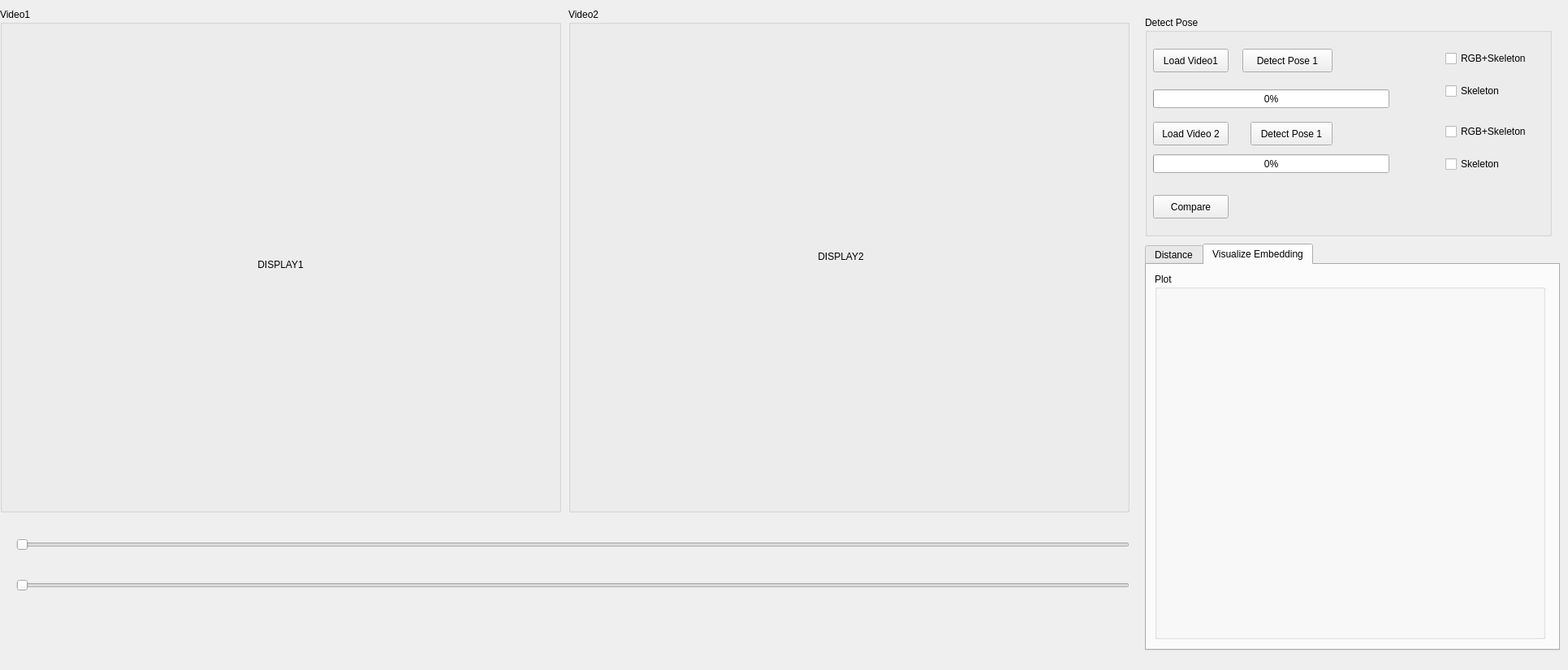
<?xml version="1.0" encoding="UTF-8"?>
<ui version="4.0">
 <class>Widget</class>
 <widget class="QWidget" name="Widget">
  <property name="geometry">
   <rect>
    <x>0</x>
    <y>0</y>
    <width>1931</width>
    <height>825</height>
   </rect>
  </property>
  <property name="windowTitle">
   <string>Widget</string>
  </property>
  <widget class="QGroupBox" name="groupBox">
   <property name="geometry">
    <rect>
     <x>0</x>
     <y>10</y>
     <width>691</width>
     <height>621</height>
    </rect>
   </property>
   <property name="title">
    <string>Video1</string>
   </property>
   <widget class="QLabel" name="image_label_1">
    <property name="geometry">
     <rect>
      <x>20</x>
      <y>30</y>
      <width>651</width>
      <height>571</height>
     </rect>
    </property>
    <property name="text">
     <string>DISPLAY1</string>
    </property>
    <property name="alignment">
     <set>Qt::AlignCenter</set>
    </property>
   </widget>
  </widget>
  <widget class="QGroupBox" name="groupBox_2">
   <property name="geometry">
    <rect>
     <x>700</x>
     <y>10</y>
     <width>691</width>
     <height>621</height>
    </rect>
   </property>
   <property name="title">
    <string>Video2</string>
   </property>
   <widget class="QLabel" name="image_label_2">
    <property name="geometry">
     <rect>
      <x>10</x>
      <y>20</y>
      <width>651</width>
      <height>571</height>
     </rect>
    </property>
    <property name="text">
     <string>DISPLAY2</string>
    </property>
    <property name="alignment">
     <set>Qt::AlignCenter</set>
    </property>
   </widget>
  </widget>
  <widget class="QGroupBox" name="groupBox_3">
   <property name="geometry">
    <rect>
     <x>1410</x>
     <y>20</y>
     <width>501</width>
     <height>271</height>
    </rect>
   </property>
   <property name="title">
    <string>Detect Pose</string>
   </property>
   <widget class="QPushButton" name="load_video_btn1">
    <property name="geometry">
     <rect>
      <x>10</x>
      <y>40</y>
      <width>93</width>
      <height>29</height>
     </rect>
    </property>
    <property name="text">
     <string>Load Video1</string>
    </property>
   </widget>
   <widget class="QPushButton" name="load_video_btn2">
    <property name="geometry">
     <rect>
      <x>10</x>
      <y>130</y>
      <width>93</width>
      <height>29</height>
     </rect>
    </property>
    <property name="text">
     <string>Load Video 2</string>
    </property>
   </widget>
   <widget class="QProgressBar" name="progressBar1">
    <property name="geometry">
     <rect>
      <x>10</x>
      <y>90</y>
      <width>291</width>
      <height>23</height>
     </rect>
    </property>
    <property name="value">
     <number>0</number>
    </property>
   </widget>
   <widget class="QProgressBar" name="progressBar2">
    <property name="geometry">
     <rect>
      <x>10</x>
      <y>170</y>
      <width>291</width>
      <height>23</height>
     </rect>
    </property>
    <property name="value">
     <number>0</number>
    </property>
   </widget>
   <widget class="QPushButton" name="compare_btn">
    <property name="geometry">
     <rect>
      <x>10</x>
      <y>220</y>
      <width>93</width>
      <height>29</height>
     </rect>
    </property>
    <property name="text">
     <string>Compare</string>
    </property>
   </widget>
   <widget class="QPushButton" name="detect_pose_btn1">
    <property name="geometry">
     <rect>
      <x>120</x>
      <y>40</y>
      <width>111</width>
      <height>29</height>
     </rect>
    </property>
    <property name="text">
     <string>Detect Pose 1</string>
    </property>
   </widget>
   <widget class="QPushButton" name="detect_pose_btn2">
    <property name="geometry">
     <rect>
      <x>130</x>
      <y>130</y>
      <width>101</width>
      <height>29</height>
     </rect>
    </property>
    <property name="text">
     <string>Detect Pose 1</string>
    </property>
   </widget>
   <widget class="QCheckBox" name="checkBox1">
    <property name="geometry">
     <rect>
      <x>370</x>
      <y>40</y>
      <width>121</width>
      <height>24</height>
     </rect>
    </property>
    <property name="text">
     <string>RGB+Skeleton</string>
    </property>
   </widget>
   <widget class="QCheckBox" name="checkBox2">
    <property name="geometry">
     <rect>
      <x>370</x>
      <y>130</y>
      <width>111</width>
      <height>24</height>
     </rect>
    </property>
    <property name="text">
     <string>RGB+Skeleton</string>
    </property>
   </widget>
   <widget class="QCheckBox" name="checkBox1_2">
    <property name="geometry">
     <rect>
      <x>370</x>
      <y>80</y>
      <width>111</width>
      <height>24</height>
     </rect>
    </property>
    <property name="text">
     <string>Skeleton</string>
    </property>
   </widget>
   <widget class="QCheckBox" name="checkBox2_2">
    <property name="geometry">
     <rect>
      <x>370</x>
      <y>170</y>
      <width>111</width>
      <height>24</height>
     </rect>
    </property>
    <property name="text">
     <string>Skeleton</string>
    </property>
   </widget>
  </widget>
  <widget class="QSlider" name="frame_no_slider">
   <property name="geometry">
    <rect>
     <x>20</x>
     <y>660</y>
     <width>1371</width>
     <height>22</height>
    </rect>
   </property>
   <property name="orientation">
    <enum>Qt::Horizontal</enum>
   </property>
  </widget>
  <widget class="QSlider" name="frame_no_slider_2">
   <property name="geometry">
    <rect>
     <x>20</x>
     <y>710</y>
     <width>1371</width>
     <height>22</height>
    </rect>
   </property>
   <property name="orientation">
    <enum>Qt::Horizontal</enum>
   </property>
  </widget>
  <widget class="QTabWidget" name="tabWidget">
   <property name="geometry">
    <rect>
     <x>1410</x>
     <y>300</y>
     <width>511</width>
     <height>501</height>
    </rect>
   </property>
   <property name="currentIndex">
    <number>1</number>
   </property>
   <widget class="QWidget" name="tab">
    <attribute name="title">
     <string>Distance</string>
    </attribute>
    <widget class="QGroupBox" name="groupBox_4">
     <property name="geometry">
      <rect>
       <x>10</x>
       <y>10</y>
       <width>491</width>
       <height>451</height>
      </rect>
     </property>
     <property name="title">
      <string>Plot</string>
     </property>
     <widget class="QWidget" name="gridLayoutWidget">
      <property name="geometry">
       <rect>
        <x>10</x>
        <y>30</y>
        <width>481</width>
        <height>411</height>
       </rect>
      </property>
      <layout class="QGridLayout" name="gridLayout"/>
     </widget>
    </widget>
   </widget>
   <widget class="QWidget" name="tab_2">
    <attribute name="title">
     <string>Visualize Embedding</string>
    </attribute>
    <widget class="QGroupBox" name="groupBox_5">
     <property name="geometry">
      <rect>
       <x>10</x>
       <y>10</y>
       <width>481</width>
       <height>451</height>
      </rect>
     </property>
     <property name="title">
      <string>Plot</string>
     </property>
     <widget class="QWidget" name="gridLayoutWidget_2">
      <property name="geometry">
       <rect>
        <x>10</x>
        <y>20</y>
        <width>471</width>
        <height>421</height>
       </rect>
      </property>
      <layout class="QGridLayout" name="gridLayout_2"/>
     </widget>
    </widget>
   </widget>
  </widget>
 </widget>
 <resources/>
 <connections/>
</ui>
